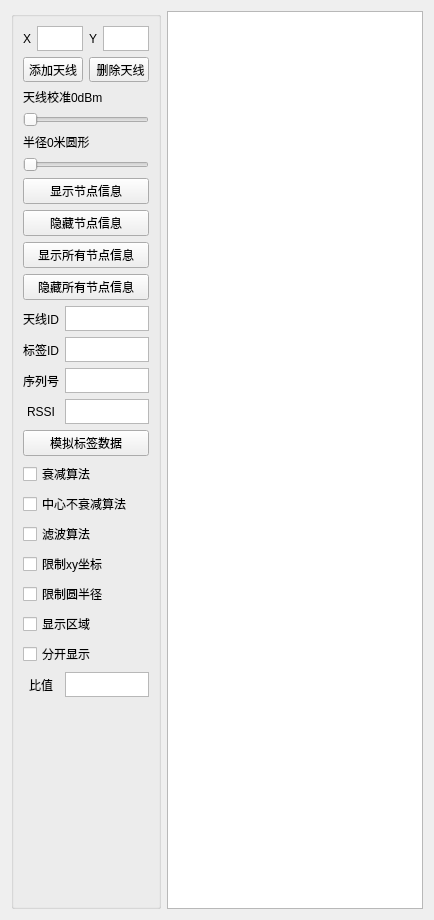
      <widget class="QWidget" name="BLE_map">
       <attribute name="title">
        <string>BLE_map</string>
       </attribute>
       <layout class="QVBoxLayout" name="verticalLayout_72">
        <item>
         <layout class="QHBoxLayout" name="horizontalLayout_64">
          <item>
           <widget class="QGroupBox" name="groupBox_25">
            <property name="minimumSize">
             <size>
              <width>150</width>
              <height>0</height>
             </size>
            </property>
            <property name="maximumSize">
             <size>
              <width>150</width>
              <height>16777215</height>
             </size>
            </property>
            <property name="title">
             <string/>
            </property>
            <layout class="QVBoxLayout" name="verticalLayout_74">
             <item>
              <layout class="QHBoxLayout" name="horizontalLayout_81">
               <item>
                <widget class="QLabel" name="label_51">
                 <property name="text">
                  <string>X</string>
                 </property>
                 <property name="alignment">
                  <set>Qt::AlignCenter</set>
                 </property>
                </widget>
               </item>
               <item>
                <widget class="QTextEdit" name="BLE_xPointEdit">
                 <property name="maximumSize">
                  <size>
                   <width>50</width>
                   <height>25</height>
                  </size>
                 </property>
                </widget>
               </item>
               <item>
                <widget class="QLabel" name="label_52">
                 <property name="text">
                  <string>Y</string>
                 </property>
                 <property name="alignment">
                  <set>Qt::AlignCenter</set>
                 </property>
                </widget>
               </item>
               <item>
                <widget class="QTextEdit" name="BLE_yPointEdit">
                 <property name="maximumSize">
                  <size>
                   <width>50</width>
                   <height>25</height>
                  </size>
                 </property>
                </widget>
               </item>
              </layout>
             </item>
             <item>
              <layout class="QHBoxLayout" name="horizontalLayout_69">
               <item>
                <widget class="QPushButton" name="BLE_addAnt">
                 <property name="maximumSize">
                  <size>
                   <width>16777215</width>
                   <height>25</height>
                  </size>
                 </property>
                 <property name="text">
                  <string>添加天线</string>
                 </property>
                </widget>
               </item>
               <item>
                <widget class="QPushButton" name="BLE_deleteAnt">
                 <property name="maximumSize">
                  <size>
                   <width>16777215</width>
                   <height>25</height>
                  </size>
                 </property>
                 <property name="text">
                  <string> 删除天线</string>
                 </property>
                </widget>
               </item>
              </layout>
             </item>
             <item>
              <widget class="QLabel" name="BLE_rssiCalculatorLabel">
               <property name="text">
                <string>天线校准0dBm</string>
               </property>
              </widget>
             </item>
             <item>
              <widget class="QSlider" name="BLE_rssiCalculatorSlider">
               <property name="maximum">
                <number>100</number>
               </property>
               <property name="orientation">
                <enum>Qt::Horizontal</enum>
               </property>
              </widget>
             </item>
             <item>
              <widget class="QLabel" name="BLE_roundMeter">
               <property name="text">
                <string>半径0米圆形</string>
               </property>
              </widget>
             </item>
             <item>
              <widget class="QSlider" name="horizontalSlider">
               <property name="minimum">
                <number>0</number>
               </property>
               <property name="maximum">
                <number>99</number>
               </property>
               <property name="singleStep">
                <number>1</number>
               </property>
               <property name="orientation">
                <enum>Qt::Horizontal</enum>
               </property>
              </widget>
             </item>
             <item>
              <widget class="QPushButton" name="BLE_showDeviceInf">
               <property name="text">
                <string>显示节点信息</string>
               </property>
              </widget>
             </item>
             <item>
              <widget class="QPushButton" name="BLE_hideDeviceInf">
               <property name="text">
                <string>隐藏节点信息</string>
               </property>
              </widget>
             </item>
             <item>
              <widget class="QPushButton" name="BLE_showAllDeviceInf">
               <property name="text">
                <string>显示所有节点信息</string>
               </property>
              </widget>
             </item>
             <item>
              <widget class="QPushButton" name="BLE_hideAllDeviceInf">
               <property name="text">
                <string>隐藏所有节点信息</string>
               </property>
              </widget>
             </item>
             <item>
              <layout class="QHBoxLayout" name="horizontalLayout_76">
               <item>
                <widget class="QLabel" name="label_56">
                 <property name="minimumSize">
                  <size>
                   <width>36</width>
                   <height>0</height>
                  </size>
                 </property>
                 <property name="maximumSize">
                  <size>
                   <width>36</width>
                   <height>16777215</height>
                  </size>
                 </property>
                 <property name="text">
                  <string>天线ID</string>
                 </property>
                 <property name="alignment">
                  <set>Qt::AlignCenter</set>
                 </property>
                </widget>
               </item>
               <item>
                <widget class="QTextEdit" name="BLE_virtualAntIdEdit">
                 <property name="maximumSize">
                  <size>
                   <width>16777215</width>
                   <height>25</height>
                  </size>
                 </property>
                </widget>
               </item>
              </layout>
             </item>
             <item>
              <layout class="QHBoxLayout" name="horizontalLayout_80">
               <item>
                <widget class="QLabel" name="label_57">
                 <property name="minimumSize">
                  <size>
                   <width>36</width>
                   <height>0</height>
                  </size>
                 </property>
                 <property name="maximumSize">
                  <size>
                   <width>36</width>
                   <height>16777215</height>
                  </size>
                 </property>
                 <property name="text">
                  <string>标签ID</string>
                 </property>
                 <property name="alignment">
                  <set>Qt::AlignCenter</set>
                 </property>
                </widget>
               </item>
               <item>
                <widget class="QTextEdit" name="BLE_virtualDeviceIdEdit">
                 <property name="maximumSize">
                  <size>
                   <width>16777215</width>
                   <height>25</height>
                  </size>
                 </property>
                </widget>
               </item>
              </layout>
             </item>
             <item>
              <layout class="QHBoxLayout" name="horizontalLayout_84">
               <item>
                <widget class="QLabel" name="label_59">
                 <property name="minimumSize">
                  <size>
                   <width>36</width>
                   <height>0</height>
                  </size>
                 </property>
                 <property name="maximumSize">
                  <size>
                   <width>36</width>
                   <height>16777215</height>
                  </size>
                 </property>
                 <property name="text">
                  <string>序列号</string>
                 </property>
                 <property name="alignment">
                  <set>Qt::AlignCenter</set>
                 </property>
                </widget>
               </item>
               <item>
                <widget class="QTextEdit" name="BLE_virtualSeqEdit">
                 <property name="maximumSize">
                  <size>
                   <width>16777215</width>
                   <height>25</height>
                  </size>
                 </property>
                </widget>
               </item>
              </layout>
             </item>
             <item>
              <layout class="QHBoxLayout" name="horizontalLayout_83">
               <item>
                <widget class="QLabel" name="label_58">
                 <property name="minimumSize">
                  <size>
                   <width>36</width>
                   <height>0</height>
                  </size>
                 </property>
                 <property name="maximumSize">
                  <size>
                   <width>36</width>
                   <height>16777215</height>
                  </size>
                 </property>
                 <property name="text">
                  <string>RSSI</string>
                 </property>
                 <property name="alignment">
                  <set>Qt::AlignCenter</set>
                 </property>
                </widget>
               </item>
               <item>
                <widget class="QTextEdit" name="BLE_virtualRssiEdit">
                 <property name="maximumSize">
                  <size>
                   <width>16777215</width>
                   <height>25</height>
                  </size>
                 </property>
                </widget>
               </item>
              </layout>
             </item>
             <item>
              <widget class="QPushButton" name="BLE_virtualSetBt">
               <property name="text">
                <string>模拟标签数据</string>
               </property>
              </widget>
             </item>
             <item>
              <widget class="QCheckBox" name="BLE_attenuationcheckBox">
               <property name="text">
                <string>衰减算法</string>
               </property>
              </widget>
             </item>
             <item>
              <widget class="QCheckBox" name="BLE_attenuationWithoutCentercheckBox">
               <property name="text">
                <string>中心不衰减算法</string>
               </property>
              </widget>
             </item>
             <item>
              <widget class="QCheckBox" name="BLE_FiltercheckBox">
               <property name="text">
                <string>滤波算法</string>
               </property>
              </widget>
             </item>
             <item>
              <widget class="QCheckBox" name="BLE_xyPointCheckBox">
               <property name="text">
                <string>限制xy坐标</string>
               </property>
              </widget>
             </item>
             <item>
              <widget class="QCheckBox" name="BLE_radiusCheckBox">
               <property name="text">
                <string>限制圆半径</string>
               </property>
              </widget>
             </item>
             <item>
              <widget class="QCheckBox" name="BLE_AreaCheckBox">
               <property name="text">
                <string>显示区域</string>
               </property>
              </widget>
             </item>
             <item>
              <widget class="QCheckBox" name="BLE_AreaAloneCheckBox">
               <property name="text">
                <string>分开显示</string>
               </property>
              </widget>
             </item>
             <item>
              <layout class="QHBoxLayout" name="horizontalLayout_85">
               <item>
                <widget class="QLabel" name="label_60">
                 <property name="minimumSize">
                  <size>
                   <width>36</width>
                   <height>0</height>
                  </size>
                 </property>
                 <property name="maximumSize">
                  <size>
                   <width>36</width>
                   <height>16777215</height>
                  </size>
                 </property>
                 <property name="text">
                  <string>比值</string>
                 </property>
                 <property name="alignment">
                  <set>Qt::AlignCenter</set>
                 </property>
                </widget>
               </item>
               <item>
                <widget class="QTextEdit" name="BLE_virtualRatio">
                 <property name="maximumSize">
                  <size>
                   <width>16777215</width>
                   <height>25</height>
                  </size>
                 </property>
                </widget>
               </item>
              </layout>
             </item>
             <item>
              <spacer name="verticalSpacer_9">
               <property name="orientation">
                <enum>Qt::Vertical</enum>
               </property>
               <property name="sizeHint" stdset="0">
                <size>
                 <width>20</width>
                 <height>200</height>
                </size>
               </property>
              </spacer>
             </item>
            </layout>
           </widget>
          </item>
          <item>
           <widget class="QGraphicsView" name="graphicsView_BLE"/>
          </item>
         </layout>
        </item>
       </layout>
      </widget>
